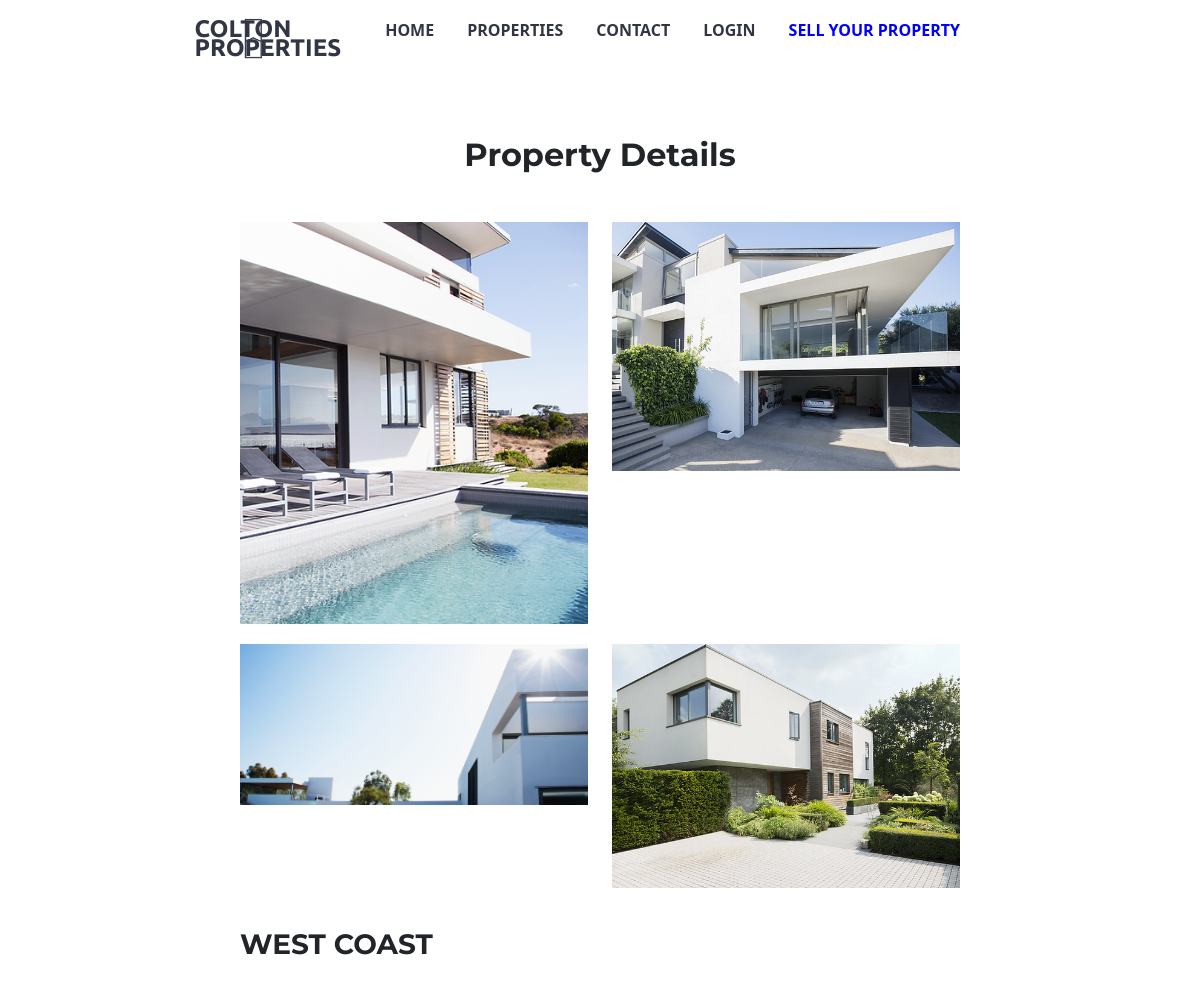
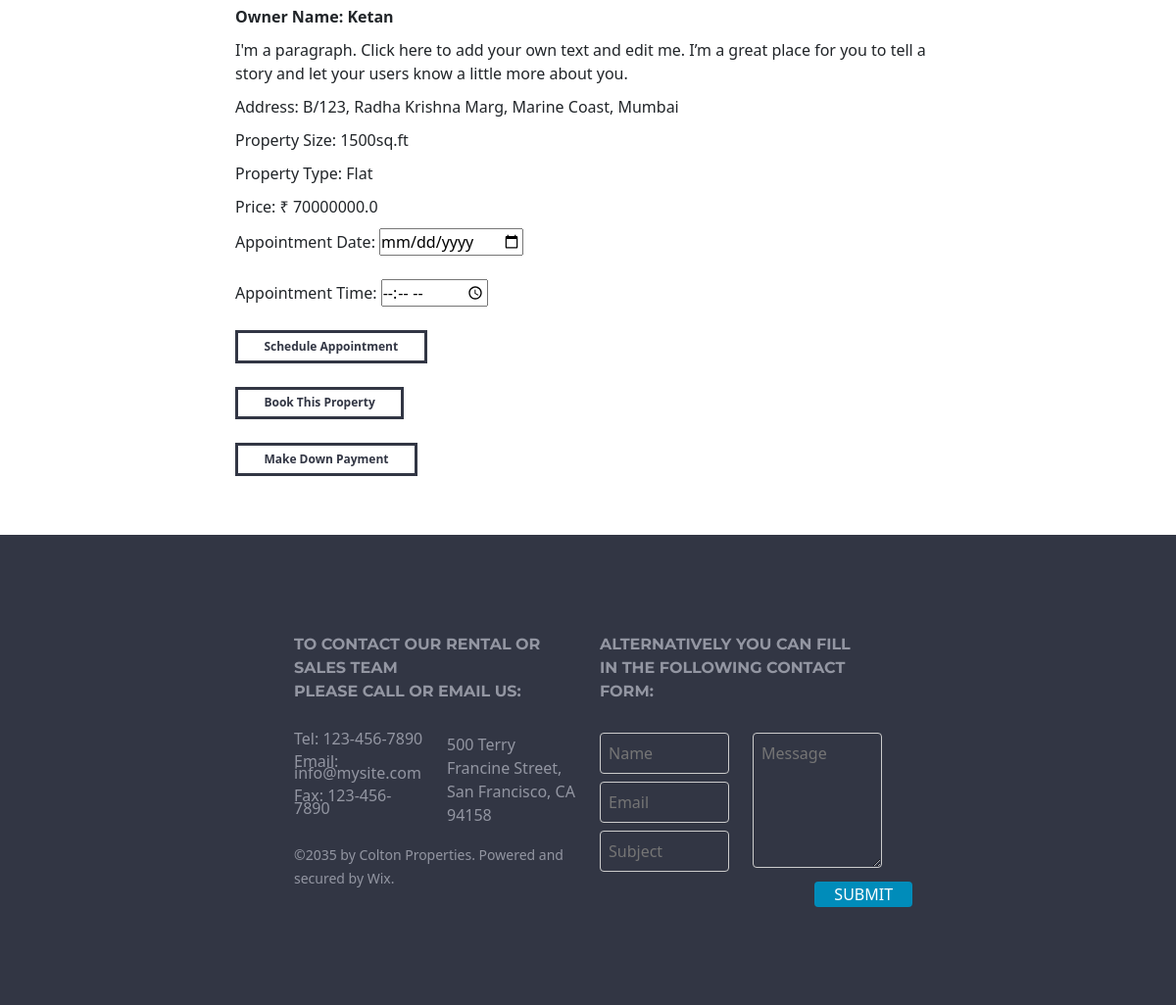
The app's page /property/4 with its own data (2 pictures, top to bottom).
### app.py (models this page shows)
class Property(db.Model):
    id = db.Column(db.Integer, primary_key=True)
    owner_name = db.Column(db.String(100), db.ForeignKey('owner.owner_name'), nullable=False)
    address = db.Column(db.String(200), nullable=False)
    property_name = db.Column(db.String(100), nullable=False)
    property_description = db.Column(db.Text, nullable=False)
    property_size = db.Column(db.String(20), nullable=False)
    property_type = db.Column(db.String(50), nullable=False)
    price = db.Column(db.Float, nullable=False)
    image1 = db.Column(db.String(200))
    image2 = db.Column(db.String(200))
    image3 = db.Column(db.String(200))
    image4 = db.Column(db.String(200))
    image5 = db.Column(db.String(200))
    image6 = db.Column(db.String(200))

### app.py (the view)
@app.route('/property/<int:id>')
def property_details(id):
    property = Property.query.get_or_404(id)
    return render_template('property_details.html', property=property, id=id, owner_name=property.owner_name)

### templates/property_details.html (shortened to what this page needs)
<!DOCTYPE html>
<html lang="en">
<head>
    <link
      rel="stylesheet"
      type="text/css"
      href="{{ url_for('static', filename='css/index_css.css') }}" />
    <link rel="stylesheet" type="text/css" href="{{ url_for('static', filename='css/index_css.css') }}" />
    <link href="https://cdn.jsdelivr.net/npm/bootstrap@5.3.0-alpha2/dist/css/bootstrap.min.css" rel="stylesheet">
    <link rel="stylesheet" href="https://use.fontawesome.com/releases/v5.15.4/css/all.css">
</head>
<body>
    <header>
        <nav class="navbar">
            <img src="{{url_for('static', filename='/images/logo.png')}}" alt="Logo" height="50rem" width="25rem" / >
            <a href="/" class="nav-brand">COLTON <br> PROPERTIES</a>
            <ul class="nav-items">
                <li><a href="/">HOME</a></li>
                <li><a href="#properties">PROPERTIES</a></li>
                <li><a href="#footer">CONTACT</a></li>
                {% if 'user_id' in session %}
                <li><a href="/logout">LOGOUT</a></li>
                {% else %}
                <li><a href="/client_login">LOGIN</a></li>
                {% endif %}
                <li><a href="/owner_login" class="sell-property"style="color: blue;">SELL YOUR PROPERTY</a></li>
            </ul>
          </nav>
    </header>
    <main>
      <section id="property-details" style="margin: 5% 20%;">
        <h2 class="text-center mb-5" style="font-weight: bolder; text-align: center;">Property Details</h2>
        <div class="row">
            <div class="col-md-6">
                <img src="/{{ property.image1 }}" alt="Property Image 1" height="254px" width="260px">
            </div>
            <div class="col-md-6">
                <img src="/{{ property.image2 }}" alt="Property Image 2" height="254px" width="260px">
            </div>
        </div>
        <div class="row">
            <div class="col-md-6">
                <img src="/{{ property.image3 }}" alt="Property Image 3" height="254px" width="260px">
            </div>
            <div class="col-md-6">
                <img src="/{{ property.image4 }}" alt="Property Image 4" height="254px" width="260px">
            </div>
        </div>
        <div class="row">
            <div class="col-md-12">
                <h3 class="mb-5" style="font-weight: bolder;">{{ property.property_name }}</h3>
                <p><b>Owner Name: {{ property.owner_name }}</b></p>
                <p>{{ property.property_description}}</p>
                <p>Address: {{ property.address }}</p>
                <p>Property Size: {{ property.property_size }}</p>
                <p>Property Type: {{ property.property_type }}</p>
                <p>Price: ₹ {{ property.price }}</p>
                <form method="POST" action="/schedule_appointment?id={{ property.id }}&owner_name={{ property.owner_name }}">
                    <label for="appointment_date">Appointment Date:</label>
                    <input type="date" id="appointment_date" name="appointment_date" required><br><br>
                    <label for="appointment_time">Appointment Time:</label>
                    <input type="time" id="appointment_time" name="appointment_time" required><br><br>
                    <input type="submit" value="Schedule Appointment" class="property-btn"><br><br>
                </form>
                <button class="property-btn" id="bookPropertyBtn"><a href="{{ url_for('book_property', pid=property.id) }}"id="property-btn">Book This Property</a></button><br><br>
                <button class="property-btn" id="payamountBtn"><a href="{{ url_for('down_payment', prop_id=property.id) }}"id="property-btn">Make Down Payment</a></button>
            </div>
        </div>
    </section>
    </main>
    <footer class="footer" id="footer">
        <div class="footer row">
          <div class="contact-info col-md-6">
            <h4 style="font-weight: bolder;">TO CONTACT OUR RENTAL OR SALES TEAM <br>PLEASE CALL OR EMAIL US:</h4>
            <div class="row">
              <div class="col-md-6">
                <p>Tel: 123-456-7890</p>
                <p>Email: info@mysite.com</p>
                <p>Fax: 123-456-7890</p>
              </div>
              <div class="col-md-6">
                <address>500 Terry Francine Street, San Francisco, CA 94158</address>
              </div>
            </div>
            <small>©2035 by Colton Properties. Powered and secured by Wix.</small>
          </div>
          <div class="contact-form col-md-6">
              <h4 style="font-weight: bolder;">ALTERNATIVELY YOU CAN FILL <br> IN THE FOLLOWING CONTACT FORM:</h4>
              <form action="/submit_form" method="post">
                  <div class="row">
                    <div class="col-md-6">
                      <input type="text" name="name" placeholder="Name"><br>
                      <input type="email" name="email" placeholder="Email"><br>
                      <input type="text" name="subject" placeholder="Subject"><br>
                    </div>
                    <div class="col-md-6" id="message">
                      <textarea name="message" placeholder="Message" rows="5"></textarea><br>
                      <button type='submit' style="margin-left: 48%;">SUBMIT</button>
                    </div>
                  </div>
               </form>
          </div>
      </div>
    </footer>
</body>
</html>

### static/css/index_css.css (style rules this page uses)
* { margin: 0; padding: 0; box-sizing: border-box; }
body { font-family: "Montserrat-black", sans-serif; text-align: center; }
h1, h2, h3, h4, h5, h6 { font-family: "Montserrat", sans-serif; }
.navbar { padding: 15px 0; display: flex; justify-content: space-between; font-weight: bold; }
.nav-brand { font-family: "Ubuntu", sans-serif; font-size: 1.5rem; line-height: 0.8; margin-left: -7%; color: #323644; text-decoration: none; }
.nav-items { list-style-type: none; display: flex; margin-right: 20%; align-items: flex-start; }
.nav-items li { margin-right: 33px; padding: 10px 0; }
.nav-items li:last-child { margin-right: 0; }
.nav-items a { color: #323644; text-decoration: none; }
.sell-property { margin-left: auto; }
.navbar img { margin-left: 20%; margin-right: 0; width: auto; padding: 0; }
#property-details { margin: 10% 20%; }
#property-details h2 { text-align: center; }
#property-details .row { margin-bottom: 20px; }
#property-details img { width: 100%; height: auto; }
#property-details h3 { margin-top: 20px; }
#property-details p { margin-bottom: 10px; }
.property-btn { background-color: transparent; color: #323644; border: solid #323644; padding: 0.4vw 2.2vw; font-size: 1vw; font-weight: 800; }
#property-btn { text-decoration: none; color: #323644; }
.footer { display: flex; justify-content: space-between; background-color: #323644; color: #9396a2; padding: 50px 150px; box-sizing: border-box; }
.contact-info p { margin-bottom: 10px; font-size: medium; line-height: 0.8; }
.contact-info h4, .contact-form h4 { margin-bottom: 30px; font-size: medium; line-height: 1.5; }
.contact-form input[type="text"], .contact-form input[type="email"], .contact-form textarea { width: 100%; padding: 8px; margin-bottom: 8px; border: 1px solid #ccc; border-radius: 4px; background-color: transparent; margin-right: 0%; }
.contact-form button { padding: 1px 20px; background-color: #008cba; color: white; border: none; border-radius: 4px; cursor: pointer; }

### records on screen
Property: property_name "WEST COAST", owner_name "Ketan", property_description "I'm a paragraph. Click here to add your own text and edit me. I’m a great place for you to tell a story and let your users know a little more about you.", address "B/123, Radha Krishna Marg, Marine Coast, Mumbai", property_size "1500sq.ft", property_type "Flat", price "70000000.0"
